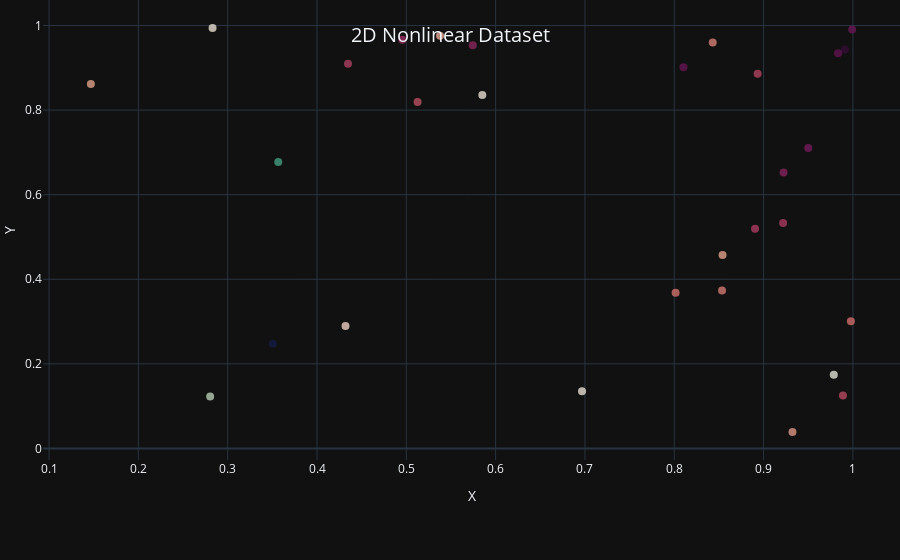

Here is the notebook cell this chart was saved with:
### Markdown cell above
![Nonlinear Dataset](https://github.com/dellius-alexander/Neural-Networks-From-Scratch/blob/main/assets/images/scatter_plot_3d_nonlinear.png "Nonlinear Dataset")

### Code cell
# Now lets graph the 2D X, y coordinates
reshaped_X = X.reshape(-1, 3)
print(reshaped_X[:,0].shape)  # (300,)

# Graph the dataset
fig = go.Figure()
fig.add_trace(
    go.Scatter(
        x=X_flat, y=y_flat, mode='markers',
        marker=dict(size=8, color=n_flat, opacity=0.8, colorscale='curl'), name='Dataset')
)

# Update the layout of the plot
fig.update_layout(
    title={
        'text': '2D Nonlinear Dataset',
        'y': 0.95,
        'x': 0.5,
        'xanchor': 'center',
        'yanchor': 'top',
        'font': {
            'size': 20  # Adjust the size as needed
        }
    },
    xaxis_title='X', 
    yaxis_title='Y',
    margin=dict(l=0, r=0, t=0, b=100)
)

# Save plot to file in png and svg format
fig.write_image('../assets/images/scatter_plot_2d_nonlinear.png')
fig.write_image('../assets/images/scatter_plot_2d_nonlinear.svg')

# Show the plot
fig.show()

### Figure 1 — Plotly figure (JSON) as saved in the notebook; plotly's stock layout.template omitted (floating-point values rounded to 4 significant figures)
{"data": [{"marker": {"color": [1.663, 1.126, 1.429, 1.215, 1.58, 0.9972, 1.239, 1.567, 1.425, 1.538, 1.494, 1.311, 1.053, 1.279, 0.9278, 1.571, 0.4351, 1.378, 1.213, 1.507, 1.391, 1.199, 1.042, 1.416, 1.408, 1.05, 1.306, 0.774, 1.29, 1.463], "colorscale": [[0.0, "rgb(20, 29, 67)"], [0.09091, "rgb(28, 72, 93)"], [0.1818, "rgb(18, 115, 117)"], [0.2727, "rgb(63, 156, 129)"], [0.3636, "rgb(153, 189, 156)"], [0.4545, "rgb(223, 225, 211)"], [0.5455, "rgb(241, 218, 206)"], [0.6364, "rgb(224, 160, 137)"], [0.7273, "rgb(203, 101, 99)"], [0.8182, "rgb(164, 54, 96)"], [0.9091, "rgb(111, 23, 91)"], [1.0, "rgb(51, 13, 53)"]], "opacity": 0.8, "size": 8}, "mode": "markers", "name": "Dataset", "x": [0.9911, 0.4319, 0.9219, 0.8541, 0.9834, 0.9786, 0.9323, 0.9991, 0.8904, 0.95, 0.5744, 0.9977, 0.2831, 0.843, 0.2804, 0.8103, 0.3505, 0.5126, 0.1468, 0.9223, 0.9888, 0.5377, 0.5851, 0.4347, 0.8934, 0.6967, 0.8015, 0.3566, 0.8535, 0.4955], "y": [0.9435, 0.2894, 0.5329, 0.4572, 0.9345, 0.1742, 0.03887, 0.9906, 0.5195, 0.7102, 0.9536, 0.3005, 0.9941, 0.9601, 0.1231, 0.901, 0.2475, 0.819, 0.8619, 0.6522, 0.1252, 0.9756, 0.8357, 0.9095, 0.8857, 0.135, 0.3684, 0.6771, 0.3737, 0.9666], "type": "scatter"}], "layout": {"title": {"font": {"size": 20}, "text": "2D Nonlinear Dataset", "y": 0.95, "x": 0.5, "xanchor": "center", "yanchor": "top"}, "margin": {"l": 0, "r": 0, "t": 0, "b": 100}, "xaxis": {"title": {"text": "X"}}, "yaxis": {"title": {"text": "Y"}}}}
